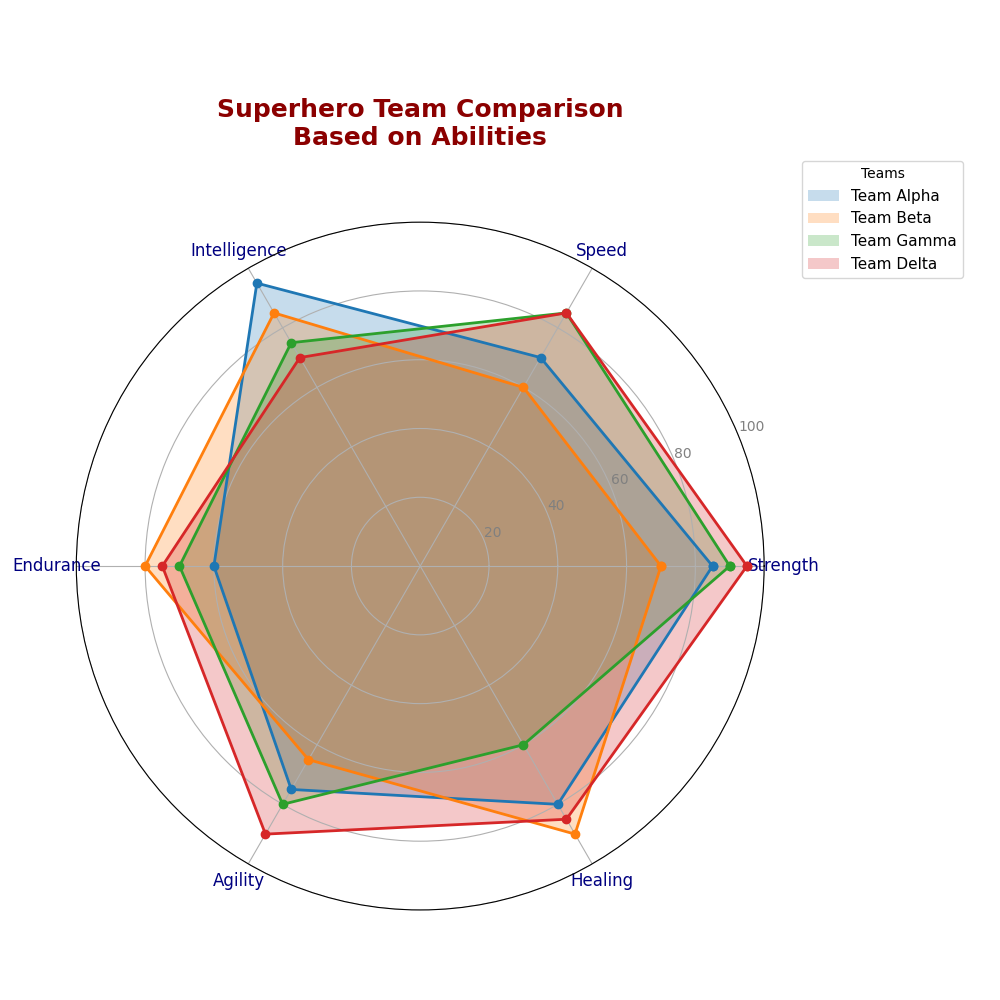

Write the Python code that produced this figure.
import numpy as np
import matplotlib.pyplot as plt

# Backstory: 
# The chart compares the abilities of different superhero teams based on their strengths in various domains.

# Define the attributes in which superheroes are evaluated
categories = ['Strength', 'Speed', 'Intelligence', 'Endurance', 'Agility', 'Healing']
num_vars = len(categories)

# Superhero team abilities: each team's strengths in the given attributes
team_abilities = {
    'Team Alpha': [85, 70, 95, 60, 75, 80],
    'Team Beta': [70, 60, 85, 80, 65, 90],
    'Team Gamma': [90, 85, 75, 70, 80, 60],
    'Team Delta': [95, 85, 70, 75, 90, 85]
}

# Calculate the angle for each category on the radar chart
angles = np.linspace(0, 2 * np.pi, num_vars, endpoint=False).tolist()
angles += angles[:1]  # Complete the loop for the last angle

# Create a figure for the radar chart
fig, ax = plt.subplots(figsize=(10, 10), subplot_kw=dict(polar=True))

# Draw the radar chart with filled areas
for team, abilities in team_abilities.items():
    abilities += abilities[:1]  # Repeat the first value to close the radar chart loop
    ax.fill(angles, abilities, alpha=0.25, label=team)
    ax.plot(angles, abilities, linewidth=2, marker='o')

# Customize the chart's appearance
plt.xticks(angles[:-1], categories, color='navy', size=12)
ax.set_ylim(0, 100)
plt.yticks([20, 40, 60, 80, 100], ["20", "40", "60", "80", "100"], color="grey", size=10)

# Title and legend settings
plt.title('Superhero Team Comparison\nBased on Abilities', size=18, color='darkred', y=1.1, weight='bold')
ax.legend(loc='upper right', bbox_to_anchor=(1.3, 1.1), fontsize=11, title='Teams')

# Ensure everything is adjusted neatly
plt.tight_layout()

# Display the radar chart
plt.show()
